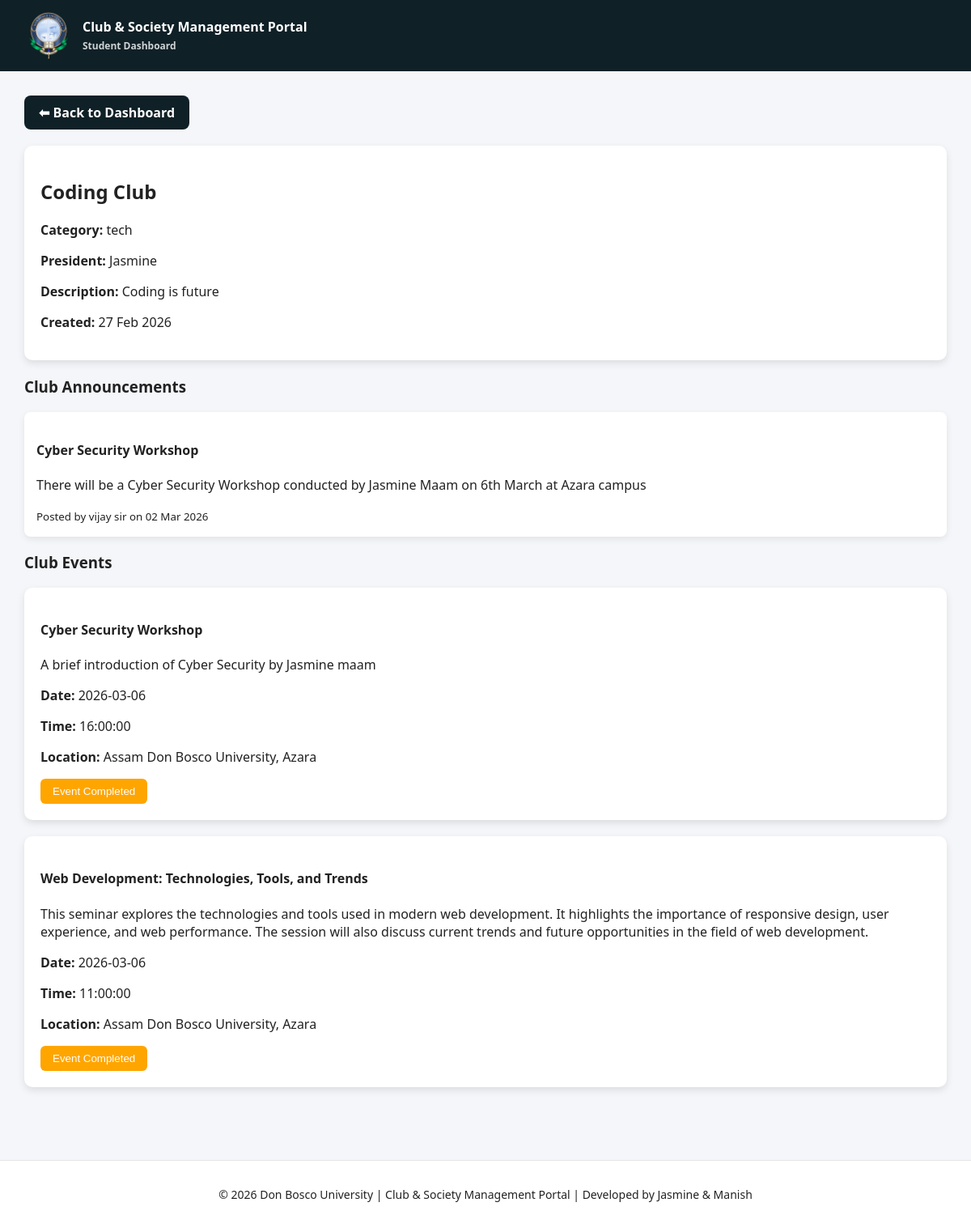
/ita_presentation/student_club_details.php?club_id=7 (signed in), run on the app's committed database.
### tables this page shows
CREATE TABLE `clubs` (
  `club_id` int(11) NOT NULL AUTO_INCREMENT,
  `club_name` varchar(100) NOT NULL,
  `category` varchar(100) DEFAULT NULL,
  `description` text DEFAULT NULL,
  `president` varchar(100) DEFAULT NULL,
  `max_members` int(11) DEFAULT NULL,
  `created_by` int(11) DEFAULT NULL,
  `founder_id` int(11) NOT NULL,
  `created_at` timestamp NOT NULL DEFAULT current_timestamp(),
  PRIMARY KEY (`club_id`),
  UNIQUE KEY `club_name` (`club_name`),
  KEY `founder_id` (`founder_id`),
  CONSTRAINT `clubs_ibfk_1` FOREIGN KEY (`founder_id`) REFERENCES `users` (`user_id`) ON DELETE CASCADE
);

CREATE TABLE `announcements` (
  `announcement_id` int(11) NOT NULL AUTO_INCREMENT,
  `title` varchar(200) NOT NULL,
  `body` text NOT NULL,
  `target_audience` varchar(50) DEFAULT NULL,
  `priority` enum('normal','important','urgent') DEFAULT 'normal',
  `announcement_date` date DEFAULT NULL,
  `posted_by` int(11) DEFAULT NULL,
  `created_at` timestamp NOT NULL DEFAULT current_timestamp(),
  `club_id` int(11) DEFAULT NULL,
  PRIMARY KEY (`announcement_id`),
  KEY `posted_by` (`posted_by`),
  KEY `club_id` (`club_id`),
  CONSTRAINT `announcements_ibfk_1` FOREIGN KEY (`posted_by`) REFERENCES `users` (`user_id`),
  CONSTRAINT `announcements_ibfk_2` FOREIGN KEY (`club_id`) REFERENCES `clubs` (`club_id`) ON DELETE CASCADE
);

CREATE TABLE `users` (
  `user_id` int(11) NOT NULL AUTO_INCREMENT,
  `full_name` varchar(100) NOT NULL,
  `email` varchar(100) NOT NULL,
  `phone_number` varchar(15) NOT NULL,
  `password_hash` varchar(255) NOT NULL,
  `role` enum('ADMIN','STUDENT') NOT NULL,
  `created_at` timestamp NOT NULL DEFAULT current_timestamp(),
  PRIMARY KEY (`user_id`),
  UNIQUE KEY `email` (`email`),
  UNIQUE KEY `phone_number` (`phone_number`)
);

CREATE TABLE `event_registrations` (
  `registration_id` int(11) NOT NULL AUTO_INCREMENT,
  `event_id` int(11) NOT NULL,
  `user_id` int(11) NOT NULL,
  `status` enum('REGISTERED','CANCELLED') DEFAULT 'REGISTERED',
  `registered_at` timestamp NOT NULL DEFAULT current_timestamp(),
  PRIMARY KEY (`registration_id`),
  KEY `event_id` (`event_id`),
  KEY `user_id` (`user_id`),
  CONSTRAINT `event_registrations_ibfk_1` FOREIGN KEY (`event_id`) REFERENCES `events` (`event_id`),
  CONSTRAINT `event_registrations_ibfk_2` FOREIGN KEY (`user_id`) REFERENCES `users` (`user_id`)
);

CREATE TABLE `events` (
  `event_id` int(11) NOT NULL AUTO_INCREMENT,
  `club_id` int(11) DEFAULT NULL,
  `event_name` varchar(255) NOT NULL,
  `event_description` text NOT NULL,
  `event_date` date NOT NULL,
  `event_time` time NOT NULL,
  `event_location` varchar(255) NOT NULL,
  `created_by` int(11) NOT NULL,
  `created_at` timestamp NOT NULL DEFAULT current_timestamp(),
  PRIMARY KEY (`event_id`),
  KEY `created_by` (`created_by`),
  KEY `fk_event_club` (`club_id`),
  CONSTRAINT `events_ibfk_1` FOREIGN KEY (`created_by`) REFERENCES `users` (`user_id`),
  CONSTRAINT `fk_event_club` FOREIGN KEY (`club_id`) REFERENCES `clubs` (`club_id`) ON DELETE CASCADE
);

### ita_presentation/student_club_details.php (the view, shortened to what this page needs)
<?php
$pdo = new PDO("mysql:host=localhost;dbname=club_portal;charset=utf8","root","");
$user_id = $_SESSION['user_id'];
$club_id = isset($_GET['club_id']) ? intval($_GET['club_id']) : 0;
$stmt = $pdo->prepare("
SELECT club_name, category, description, president, created_at
FROM clubs
WHERE club_id=?
");
$stmt->execute([$club_id]);
$club = $stmt->fetch();
$stmt = $pdo->prepare("
SELECT a.*, u.full_name
FROM announcements a
JOIN users u ON u.user_id = a.posted_by
WHERE a.club_id=?
ORDER BY a.created_at DESC
");
$stmt->execute([$club_id]);
$announcements = $stmt->fetchAll();
$stmt = $pdo->prepare("
SELECT e.*, er.status AS registration_status
FROM events e
LEFT JOIN event_registrations er
    ON e.event_id = er.event_id
    AND er.user_id = ?
WHERE e.club_id = ?
ORDER BY e.event_date DESC
");
$stmt->execute([$user_id, $club_id]);
$events = $stmt->fetchAll();
?>
<!DOCTYPE html>
<html>
<head>
<link rel="stylesheet" href="theme.css">
</head>
<body>
<div class="header">
<div class="header-left">
<img src="adbu_app_logo_512x512.png" class="logo">
<div class="portal-title">
Club & Society Management Portal
<br>
<small>Student Dashboard</small>
</div>
</div>
</div>
<div class="page-container">
<a href="javascript:history.back()" class="back-btn">⬅ Back to Dashboard</a>
<div class="card">
<h2><?php echo htmlspecialchars($club['club_name']); ?></h2>
<p><b>Category:</b> <?php echo htmlspecialchars($club['category']); ?></p>
<p><b>President:</b> <?php echo htmlspecialchars($club['president']); ?></p>
<p><b>Description:</b> <?php echo htmlspecialchars($club['description']); ?></p>
<p><b>Created:</b> <?php echo date("d M Y", strtotime($club['created_at'])); ?></p>
</div>
<h3>Club Announcements</h3>
<?php if(count($announcements) > 0): ?>
    <?php foreach($announcements as $a): ?>
        <div class="announcement-card">
            <h4><?php echo htmlspecialchars($a['title']); ?></h4>
            <p><?php echo nl2br(htmlspecialchars($a['body'])); ?></p>
            <small>
                Posted by <?php echo htmlspecialchars($a['full_name']); ?>
                on <?php echo date("d M Y", strtotime($a['created_at'])); ?>
            </small>
        </div>
    <?php endforeach; ?>
<?php else: ?>
    <div class="card">
        No announcements for this club yet.
    </div>
<?php endif; ?>
<h3>Club Events</h3>
<?php if(!empty($events)): ?>
    <?php foreach($events as $event): ?>
        <div class="card">
            <h4><?php echo htmlspecialchars($event['event_name']); ?></h4>
            <p><?php echo htmlspecialchars($event['event_description']); ?></p>
            <p><b>Date:</b> <?php echo htmlspecialchars($event['event_date']); ?></p>
            <p><b>Time:</b> <?php echo htmlspecialchars($event['event_time']); ?></p>
            <p><b>Location:</b> <?php echo htmlspecialchars($event['event_location']); ?></p>
            <?php $today = date("Y-m-d"); ?>
            <?php if($event['event_date'] < $today): ?>
                <button disabled class="event-btn completed-btn">
                    Event Completed
                </button>
            <?php elseif($event['registration_status'] == 'REGISTERED'): ?>
                <button disabled class="event-btn registered-btn">
                    Registration Done
                </button>
            <?php endif; ?>
        </div>
    <?php endforeach; ?>
<?php else: ?>
    <div class="card">
        No events for this club yet.
    </div>
<?php endif; ?>
</div>
<footer class="footer">
<p>© <?php echo date("Y"); ?> Don Bosco University | Club & Society Management Portal | Developed by Jasmine & Manish</p>
</footer>
</body>
</html>

### ita_presentation/theme.css (style rules this page uses)
:root { --bg-color: #f4f6f9; --card-color: #ffffff; --text-color: #222222; --header-color: #0f2027; --border-color: #dddddd; }
body { background: var(--bg-color); color: var(--text-color); }
.card, .card1, .card2, .card3, .card4, .feature-card { background: var(--card-color); color: var(--text-color); }
.header { display:flex; align-items:center; justify-content:flex-start; gap:12px; padding:14px 30px; background:var(--header-color); color:white; }
.header-left { display:flex; align-items:center; gap:10px; }
.logo { width:40px; height:40px; border-radius:50%; object-fit:contain; }
.portal-title { font-size:16px; font-weight:600; }
.footer { text-align:center; padding:15px; margin-top:40px; font-size:14px; background:var(--card-color); color:var(--text-color); border-top:1px solid rgba(0,0,0,0.1); }

### ita_presentation/student_club_details.php (style rules this page uses)
body { font-family:Segoe UI; background: var(--bg-color); color: var(--text-color); margin: 0; min-height:100vh; display:flex; flex-direction:column; }
.header { display:flex; align-items:center; gap:12px; padding:14px 30px; background:var(--header-color); color:white; }
.header-left { display:flex; align-items:center; gap:12px; }
.logo { width:60px; height:60px; border-radius:50%; object-fit:cover; }
.portal-title { font-size:16px; font-weight:600; }
.portal-title small { font-size:12px; opacity:0.8; }
.back-btn { display:inline-block; margin-bottom:20px; padding:10px 18px; background: var(--header-color); color:white; text-decoration:none; border-radius:8px; font-weight:600; transition:0.3s; }
.card { background: var(--card-color); color: var(--text-color); padding:20px; border-radius:10px; margin-bottom:20px; box-shadow:0 4px 10px rgba(0,0,0,0.1); }
.announcement-card { background: var(--card-color); color: var(--text-color); padding:15px; border-radius:8px; margin-bottom:15px; box-shadow:0 3px 8px rgba(0,0,0,0.08); transition:0.3s; }
.event-btn { padding:8px 15px; border:none; border-radius:6px; color:white; cursor:pointer; transition:0.3s; }
.completed-btn { background:orange; }
.page-container { flex: 1; padding:30px; }
.footer { text-align:center; padding:18px; font-size:14px; background:var(--card-color); color:var(--text-color); border-top:1px solid rgba(0,0,0,0.1); }

### data on the page
clubs: club_name "Coding Club", category "tech", president "Jasmine", description "Coding is future", created_at "27 Feb 2026"
announcements: title "Cyber Security Workshop", body "There will be a Cyber Security Workshop conducted by Jasmine Maam on 6th March at Azara campus", posted_by.full_name "vijay sir", created_at "02 Mar 2026"
event_registrations: event.event_name "Cyber Security Workshop", event.event_description "A brief introduction of Cyber Security by Jasmine maam", event.event_date "2026-03-06", event.event_time "16:00:00", event.event_location "Assam Don Bosco University, Azara"
event_registrations: event.event_name "Web Development: Technologies, Tools, and Trends", event.event_description "This seminar explores the technologies and tools used in modern web development. It highlights the importance of responsive design, user experience, and web performance. The session will also discuss current trends and future opportunities in the field of web development.", event.event_date "2026-03-06", event.event_time "11:00:00", event.event_location "Assam Don Bosco University, Azara"
